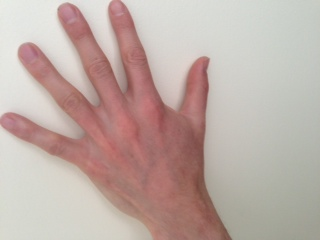
%> input picture images/hands1.jpg, 320 x 240 px
$ octave v5.m   (GNU Octave 9; MATLAB toolbox functions it lacks are replaced by stand-ins)
%> lines starting %> are read from the running program, lines starting %| are printed output that depends on the picture; in (x1, y1, x2, y2) boxes, pixels count from 0 and x2, y2 are one past the last pixel; in counts of white or black regions, pixels touching at a corner belong together; the program's own positions count from 1
clc;
close all;
clear;

% [15 lines of commented-out code are left out]

[file,path]=uigetfile('*.pgm','Select image file');
%> the answer given: images/hands1.jpg
ss=strcat(path,file);
img=imread(ss);
%> img is the input picture: size 240x320x3 uint8; mean R, G, B 190.7, 172.4, 165.9

%% Image Standardisation %%

% I = rgb2gray(img);
I = img;
I = imresize(I,[512 512]);
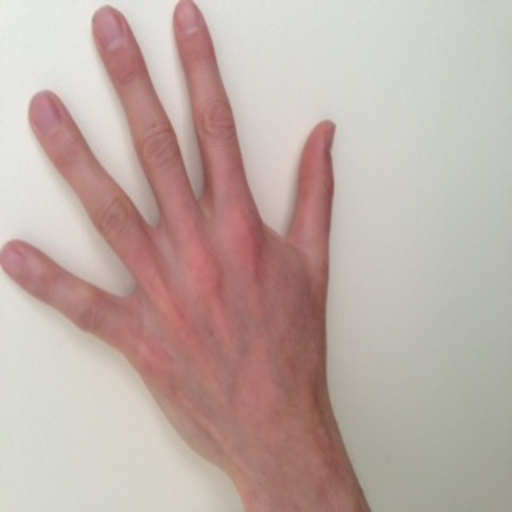
%> I: size 512x512x3 uint8; mean R, G, B 190.7, 172.4, 165.9
I = double(I);
%> I: size 512x512x3 double
figure('Name','Original Image','NumberTitle','off');
imshow(uint8(I));

%% Preprocess Prediction Error %%

Iinv = bitset(I,8,~bitget(I,8));
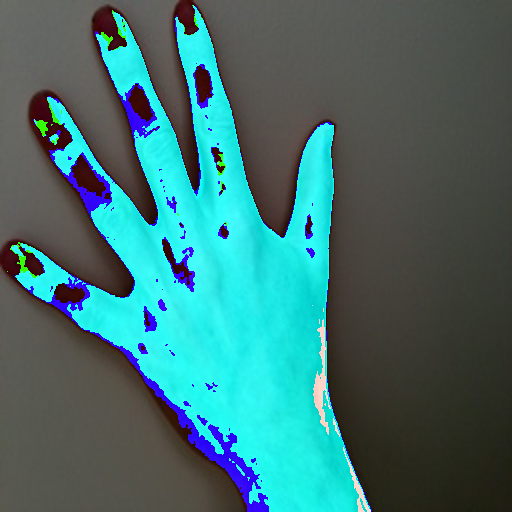
%> Iinv: size 512x512x3 double; mean R, G, B 63.7, 113, 112.7
% figure('Name','I inverse');
% imshow(uint8(Iinv));

In=zeros(512);
error = zeros(512);

% z=1;
% eqpre(:,1) = [0;0];
for ii = 1:512
    for jj = 1:512
%         if ii == 1 && jj <= 16
%             continue;
        if ii == 1 && jj == 1
            delta = 0;
            deltainv = 1;
        elseif ii == 1 && jj ~= 1
            delta = abs(I(ii,jj)-In(ii,jj-1));
            deltainv = abs(Iinv(ii,jj)-In(ii,jj-1));
        elseif ii ~= 1 && jj == 1
            delta = abs(I(ii,jj)-In(ii-1,jj));
            deltainv = abs(Iinv(ii,jj)-In(ii-1,jj));
        else
            delta = abs(I(ii,jj) - floor((In(ii-1,jj) + In(ii,jj-1))/2));
            deltainv = abs(Iinv(ii,jj)- floor((In(ii,jj-1)+ In(ii-1,jj))/2));
        end
        if(delta > deltainv)
%             In(ii,jj) = Iinv(ii,jj);
            In(ii,jj) = I(ii,jj);
            error(ii,jj) = 1;
            if ii == 1 && jj <= 16
%                 In(ii,jj) = I(ii,jj) + 64*(((I(ii,jj)<Iinv(ii,jj))*2)-1);
                In(ii,jj) = I(ii,jj) + ((1+delta-deltainv)*(((I(ii,jj)<Iinv(ii,jj))*2)-1));
                error(ii,jj) = 0;
            end
            if mod(jj,8) == 0 && all(error(ii,jj-7:jj) == [1,1,1,1,1,1,1,1])
                In(ii,jj) = I(ii,jj) + ((1+delta-deltainv)*(((I(ii,jj)<Iinv(ii,jj))*2)-1));
                error(ii,jj) = 0;
            end
        elseif delta == deltainv
            diff = (I(ii,jj) - Iinv(ii,jj))/abs(I(ii,jj) - Iinv(ii,jj));
            In(ii,jj) = I(ii,jj) - diff;
%             fprintf('[%i %i %i]\n',ii,jj,diff);
%             eqpre(:,z) = [ii jj];
%             z = z+1;
        else
            In(ii,jj) = I(ii,jj);
        end
    end
end
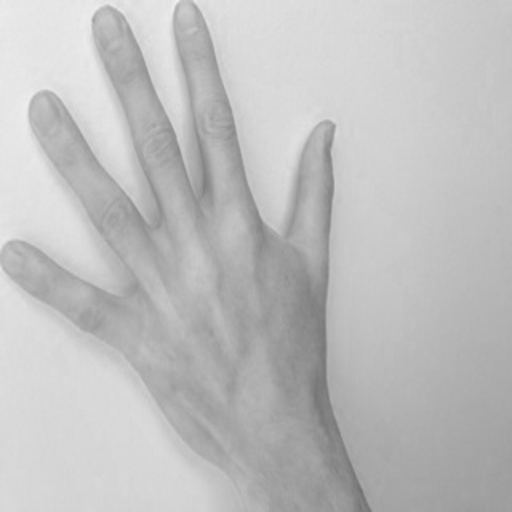
%> In: size 512x512 double; min 111, max 242, mean 190.7
%> error: size 512x512 double; every value is 0
%> after the loop, delta = 0; deltainv = 128

% [4 lines of commented-out code are left out]
%% Encryption %%


Ke = inputdlg({'Enter the Key for Encrypting Image'},'Image Encryption Key',[1,35],{'123456789'});
%> the answer given: 123456789
Ke = str2double((cell2mat(Ke)));
seed = Ke;
rng(seed,'twister');
S = randi(255,512);

Ie = bitxor(S,double(uint8(In)));
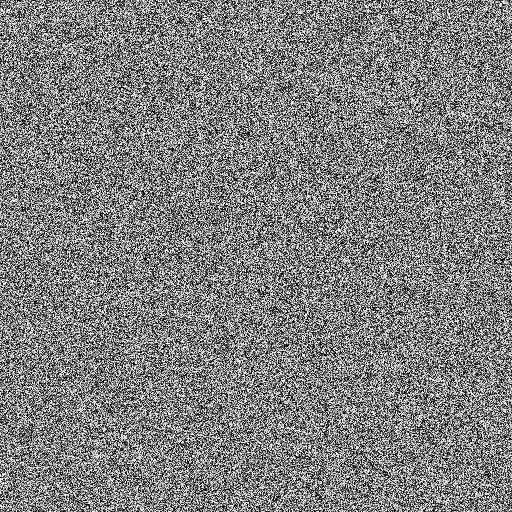
%> Ie: size 512x512 double; min 0, max 255, mean 127.4
% figure('Name','Encrypted Image','NumberTitle','off');
% imshow(uint8(Ie));

%% Create Flag bits to surround error bits

flag = zeros([512 512]);
for ii = 1:512
    jj = 1;
    while jj <= 512
        if ii == 1 && jj <= 16
            jj = jj + 1;
            continue;
        end
        if error(ii,jj) == 1
            if flag(ii,jj) == 0
                % flag prev = 1
                if floor((jj-1)/8) ~= 0 %% current_block ~= 0
                    start = ((floor((jj-1)/8)-1)*8)+1;
                    flag(ii,start:start+7) = 1; %% prev = 1
                else
                    start = 512-7;
                    flag(ii-1,start:start+7) = 1; %% prev in prev_line = 1
                end
                % flag next = 1
                if floor((jj-1)/8) ~= 63 %% current block ~= last
                    start = ((floor((jj-1)/8)+1)*8)+1; %% next = 1
                    flag(ii,start:start+7) = 1;
                else
                    start = 1;
                    flag(ii+1,start:start+7) = 1; %% next in next_line = 1
                end
            else
                % flag current = 0
                start = (floor((jj-1)/8)*8)+1;
                flag(ii,start:start+7) = 0;
                % flag next = 1
                if (floor((jj-1)/8)*8)+1 ~= 505 %% current block ~= last
                    start = ((floor((jj-1)/8)+1)*8)+1; %% next = 1
                    flag(ii,start:start+7) = 1;
                else
                    start = 1;
                    flag(ii+1,start:start+7) = 1; %% next in next_line = 1
                end
            end
            jj = (floor((jj-1)/8)+1)*8; %% set jj to end of current block
        end
        jj = jj + 1;
    end
end

% correcting [ flag error flag error flag ] to [flag error blank error flag]
for ii = 1:512
    for jj = 1:512
        if mod(jj,8) == 0
           if(jj >= 24)
               if any(error(ii,jj-7:jj) == [1,1,1,1,1,1,1,1])...
                       && all(flag(ii,jj-15:jj-8) == [1,1,1,1,1,1,1,1])...
                       && any(error(ii,jj-23:jj-16) == [1,1,1,1,1,1,1,1])
                   flag(ii,jj-15:jj-8) = 0;
               end
           elseif(ii~=1 && jj >= 16)
               if any(error(ii,jj-7:jj) == [1,1,1,1,1,1,1,1])...
                       && all(flag(ii,jj-15:jj-8) == [1,1,1,1,1,1,1,1])...
                       && any(error(ii-1,505:512) == [1,1,1,1,1,1,1,1])
                   flag(ii,jj-15:jj-8) = 0;
               end
           elseif(ii~=1 && jj >= 8)
               if any(error(ii,jj-7:jj) == [1,1,1,1,1,1,1,1])...
                       && all(flag(ii-1,505:512) == [1,1,1,1,1,1,1,1])...
                       && any(error(ii-1,497:504) == [1,1,1,1,1,1,1,1])
                   flag(ii-1,505:512) = 0;
               end
           end
        end
    end
end

% figure('Name','Flag');
% imshow((flag),[]);

figure('Name','Flag + Error');
imshow((flag+(error*2)),[]);

% figure('Name','Error');
% imshow((error),[]);

%% Data Embedding %%


data = inputdlg({'Enter the Data to be Embedded'},'Embedding Data',[5,35],{'This is the data to be embedded'});
%> the answer given: This is the data to be embedded
% data = inputdlg({'Enter the Data to be Embedded'},'Embedding Data',[5,35],{data});
data = (cell2mat(data));
data = [data '..........'];

M = [data zeros(1,floor(512*512/8) - numel(data))];
% M = data;

Kw = inputdlg({'Enter the Key for Encrypting Word'},'Word Encryption Key',[1,35],{'123456'});
%> the answer given: 123456
Kw = str2double((cell2mat(Kw)));
seed = Kw;
rng(seed,'twister');
S = randi(255,[1,numel(M)]);

M = double(M);
Me = bitxor(M,S);
Me = Me';
Me = dec2bin(Me);
Me = Me';
Me = reshape(Me,[1,numel(Me)]);
Me = double(Me);
Me = Me - 48;

check = 0;
empty = ones(512);
for ii = 1:512
    for jj = 1:512
        if flag(ii,jj) == 1
            check = check+1;
        end
        if check > 0
            empty(ii,jj) = 0;
        end
        if check == 16
            check = 0;
        end
    end
end
%> empty: size 512x512 double; every value is 1
%> after the loop, check = 0

empty(1,1:16) = 0;
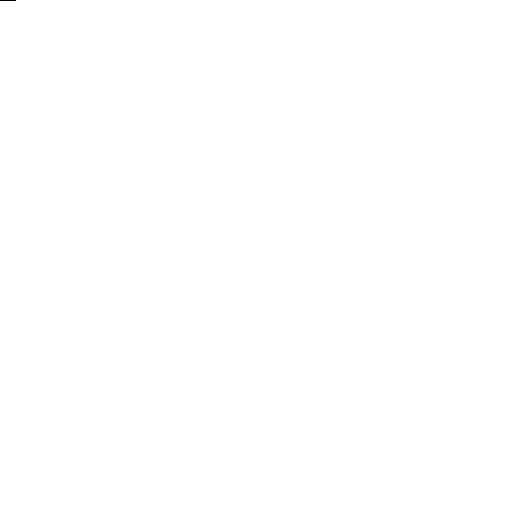
%> empty: size 512x512 double; values 0 (black) and 1 (white), 100% white; black in thin lines or dots, all inside (x1, y1, x2, y2) = (0, 0, 16, 1)
% [5 lines of commented-out code are left out]

Iew = Ie;
m = 1;
%> (the run ends here)
